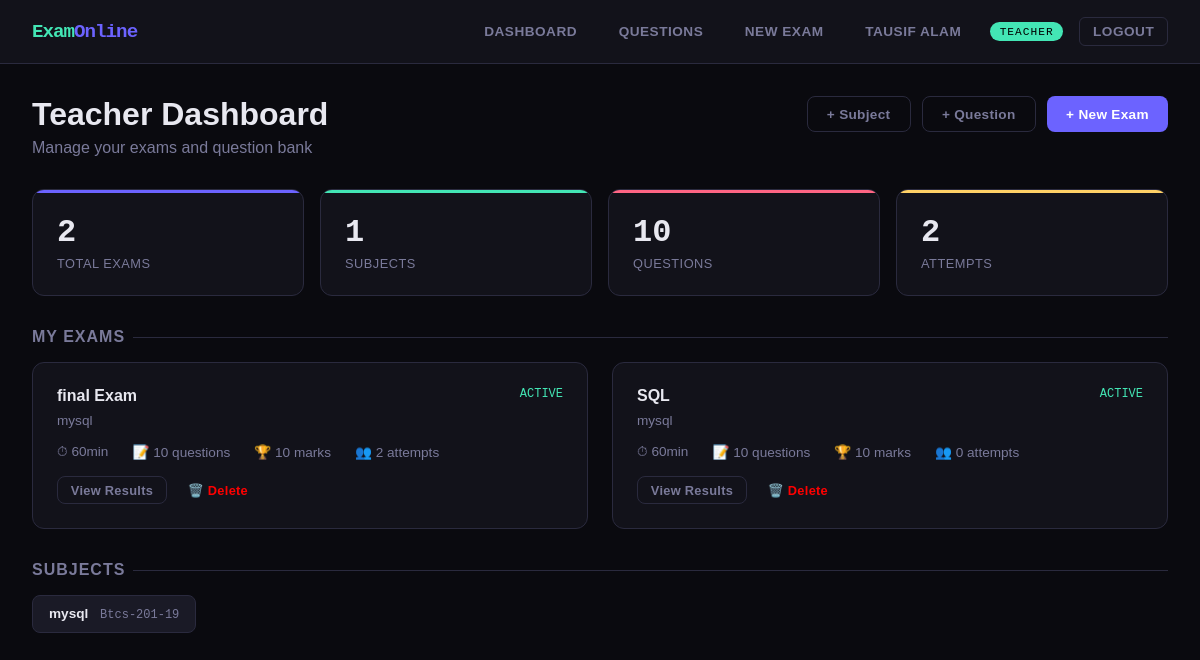
Screenshot of /teacher-dashboard/ (signed in) with the database file from the repository.
### accounts/models.py (models this page shows, shortened)
class User(AbstractUser):
    ROLE_CHOICES = [('admin', 'Admin'), ('teacher', 'Teacher'), ('student', 'Student')]
    role = models.CharField(max_length=10, choices=ROLE_CHOICES, default='student')
    phone = models.CharField(max_length=15, blank=True)
    profile_pic = models.CharField(max_length=200, blank=True)
    bio = models.TextField(blank=True)
    created_at = models.DateTimeField(auto_now_add=True)

### exams/models.py (models this page shows, shortened)
class Exam(models.Model):
    title = models.CharField(max_length=200)
    subject = models.ForeignKey(Subject, on_delete=models.CASCADE)
    description = models.TextField(blank=True)
    duration_minutes = models.PositiveIntegerField(default=60)
    total_marks = models.IntegerField(default=0)
    pass_marks = models.IntegerField(default=0)
    start_time = models.DateTimeField()
    end_time = models.DateTimeField()
    questions = models.ManyToManyField(Question, blank=True)
    created_by = models.ForeignKey(User, on_delete=models.CASCADE)
    is_active = models.BooleanField(default=True)
    shuffle_questions = models.BooleanField(default=False)
    created_at = models.DateTimeField(auto_now_add=True)

class Subject(models.Model):
    name = models.CharField(max_length=100)
    code = models.CharField(max_length=20, unique=True)
    created_by = models.ForeignKey(User, on_delete=models.CASCADE)
    created_at = models.DateTimeField(auto_now_add=True)

### exams/views.py (the view)
# urls.py: path('teacher-dashboard/', ev.teacher_dashboard, name='teacher_dashboard'),
@login_required
def teacher_dashboard(request):
    if request.user.role not in ('teacher', 'admin'):
        return redirect('dashboard')
    exams = Exam.objects.filter(created_by=request.user).annotate(attempt_count=Count('attempts'))
    subjects = Subject.objects.filter(created_by=request.user)
    ctx = {
        'exams': exams,
        'subjects': subjects,
        'total_questions': Question.objects.filter(created_by=request.user).count(),
        'total_attempts': ExamAttempt.objects.filter(exam__created_by=request.user, is_submitted=True).count(),
    }
    return render(request, 'exams/teacher_dashboard.html', ctx)

### templates/exams/teacher_dashboard.html (shortened to what this page needs)
{% extends 'base.html' %}
{% block content %}
<div class="container">
  <div class="page-header" style="display:flex;justify-content:space-between;align-items:flex-start">
    <div>
      <h1>Teacher Dashboard</h1>
      <p>Manage your exams and question bank</p>
    </div>
    <div style="display:flex;gap:.7rem;flex-wrap:wrap">
      <a href="{% url 'create_subject' %}" class="btn btn-ghost">+ Subject</a>
      <a href="{% url 'create_question' %}" class="btn btn-ghost">+ Question</a>
      <a href="{% url 'create_exam' %}" class="btn btn-primary">+ New Exam</a>
    </div>
  </div>
  <div class="stats-grid">
    <div class="stat-card">
      <div class="stat-num">{{ exams.count }}</div>
      <div class="stat-label">Total Exams</div>
    </div>
    <div class="stat-card green">
      <div class="stat-num">{{ subjects.count }}</div>
      <div class="stat-label">Subjects</div>
    </div>
    <div class="stat-card pink">
      <div class="stat-num">{{ total_questions }}</div>
      <div class="stat-label">Questions</div>
    </div>
    <div class="stat-card yellow">
      <div class="stat-num">{{ total_attempts }}</div>
      <div class="stat-label">Attempts</div>
    </div>
  </div>
  <div class="section-title">My Exams</div>
  {% if exams %}
  <div class="grid-2" style="margin-bottom:2rem">
    {% for exam in exams %}
    <div class="card">
      <div style="display:flex;justify-content:space-between;align-items:flex-start;margin-bottom:1rem">
        <div>
          <div class="card-title">{{ exam.title }}</div>
          <div style="color:var(--text-dim);font-size:.85rem">{{ exam.subject.name }}</div>
        </div>
        <span style="font-family:var(--mono);font-size:.75rem;color:{% if exam.is_active %}var(--accent3){% else %}var(--text-dim){% endif %}">
          {% if exam.is_active %}ACTIVE{% else %}INACTIVE{% endif %}
        </span>
      </div>
      <div style="display:flex;gap:1.5rem;margin-bottom:1rem;font-size:.85rem;color:var(--text-dim)">
        <span>⏱ {{ exam.duration_minutes }}min</span>
        <span>📝 {{ exam.questions.count }} questions</span>
        <span>🏆 {{ exam.total_marks }} marks</span>
        <span>👥 {{ exam.attempt_count }} attempts</span>
      </div>
      <div style="display:flex;gap:.5rem;flex-wrap:wrap">
        <a href="{% url 'exam_results' exam.id %}" class="btn btn-ghost btn-sm">View Results</a>
        <a href="{% url 'delete_exam' exam.id %}" onclick="return confirm('Delete this exam?')"class="btn btn-sm" style="color:red;">🗑️ Delete</a>
      </div>
    </div>
    {% endfor %}
  </div>
  {% else %}
  <div class="empty-state">
    <div class="icon">📋</div>
    <p>No exams yet. <a href="{% url 'create_exam' %}">Create your first exam</a></p>
  </div>
  {% endif %}
  <div class="section-title">Subjects</div>
  <div style="display:flex;flex-wrap:wrap;gap:.7rem">
    {% for s in subjects %}
    <div style="background:var(--surface2);border:1px solid var(--border);border-radius:8px;padding:.6rem 1rem;font-size:.85rem">
      <span style="font-weight:600">{{ s.name }}</span>
      <span style="color:var(--text-dim);font-family:var(--mono);font-size:.75rem;margin-left:.5rem">{{ s.code }}</span>
    </div>
    {% empty %}
    <p style="color:var(--text-dim)">No subjects yet. <a href="{% url 'create_subject' %}">Add one</a></p>
    {% endfor %}
  </div>
</div>
{% endblock %}

### templates/base.html (shortened to what this page needs)
<!DOCTYPE html>
<html lang="en">
<head>
</head>
<body>
{% if user.is_authenticated %}
<nav class="navbar">
  <div class="nav-brand">Exam<span>Online</span></div>
  <div class="nav-links">
    {% if user.role == 'admin' %}
      <a href="{% url 'admin_dashboard' %}">Dashboard</a>
      <a href="{% url 'manage_users' %}">Users</a>
      <a href="{% url 'all_results' %}">Results</a>
    {% elif user.role == 'teacher' %}
      <a href="{% url 'teacher_dashboard' %}">Dashboard</a>
      <a href="{% url 'question_bank' %}">Questions</a>
      <a href="{% url 'create_exam' %}">New Exam</a>
    {% else %}
      <a href="{% url 'student_dashboard' %}">Dashboard</a>
      <a href="{% url 'my_results' %}">My Results</a>
    {% endif %}
    <a href="{% url 'profile' %}">{{ user.get_full_name|default:user.username }}</a>
    <span class="badge-role {{ user.role }}">{{ user.role }}</span>
    <a href="{% url 'logout' %}" class="btn btn-ghost btn-sm">Logout</a>
  </div>
</nav>
{% endif %}
<main>
{% block content %}{% endblock %}
</main>
</body>
</html>

### templates/base.html (style rules this page uses)
:root { --bg: #0a0a0f; --surface: #12121a; --surface2: #1a1a26; --border: #2a2a3e; --accent: #6c63ff; --accent2: #ff6584; --accent3: #43e6b5; --text: #e8e8f0; --text-dim: #7a7a9a; --success: #43e6b5; --danger: #ff6584; --warning: #ffd166; --radius: 12px; --mono: 'Space Mono', monospace; --sans: 'Syne', sans-serif; }
* { box-sizing: border-box; margin: 0; padding: 0; }
body { background: var(--bg); color: var(--text); font-family: var(--sans); min-height: 100vh; }
a { color: var(--accent); text-decoration: none; }
.navbar { background: var(--surface); border-bottom: 1px solid var(--border); padding: 0 2rem; height: 64px; display: flex; align-items: center; justify-content: space-between; position: sticky; top: 0; z-index: 100; backdrop-filter: blur(10px); }
.nav-brand { font-family: var(--mono); font-weight: 700; font-size: 1.2rem; color: var(--accent3); letter-spacing: -1px; }
.nav-brand span { color: var(--accent); }
.nav-links { display: flex; gap: 1rem; align-items: center; }
.nav-links a { color: var(--text-dim); font-size: .85rem; font-weight: 600; padding: .4rem .8rem; border-radius: 6px; transition: all .2s; text-transform: uppercase; letter-spacing: .5px; }
.badge-role { background: var(--accent); color: #fff; font-size: .7rem; padding: .2rem .6rem; border-radius: 20px; font-family: var(--mono); text-transform: uppercase; letter-spacing: 1px; }
.badge-role.teacher { background: var(--accent3); color: #000; }
.container { max-width: 1200px; margin: 0 auto; padding: 2rem; }
.page-header { margin-bottom: 2rem; }
.page-header h1 { font-size: 2rem; font-weight: 800; color: var(--text); }
.page-header p { color: var(--text-dim); margin-top: .4rem; }
.card { background: var(--surface); border: 1px solid var(--border); border-radius: var(--radius); padding: 1.5rem; transition: border-color .2s; }
.card-title { font-weight: 700; font-size: 1rem; margin-bottom: .5rem; color: var(--text); }
.stats-grid { display: grid; grid-template-columns: repeat(auto-fit, minmax(180px, 1fr)); gap: 1rem; margin-bottom: 2rem; }
.stat-card { background: var(--surface); border: 1px solid var(--border); border-radius: var(--radius); padding: 1.5rem; position: relative; overflow: hidden; }
.stat-card::before { content: ''; position: absolute; top: 0; left: 0; right: 0; height: 3px; background: var(--accent); }
.stat-card.green::before { background: var(--accent3); }
.stat-card.pink::before { background: var(--accent2); }
.stat-card.yellow::before { background: var(--warning); }
.stat-num { font-family: var(--mono); font-size: 2rem; font-weight: 700; color: var(--text); }
.stat-label { color: var(--text-dim); font-size: .8rem; margin-top: .3rem; text-transform: uppercase; letter-spacing: .5px; }
.btn { display: inline-flex; align-items: center; gap: .4rem; padding: .6rem 1.2rem; border-radius: 8px; border: none; cursor: pointer; font-family: var(--sans); font-weight: 600; font-size: .85rem; transition: all .2s; text-decoration: none; letter-spacing: .3px; }
.btn-primary { background: var(--accent); color: #fff; }
.btn-ghost { background: transparent; color: var(--text-dim); border: 1px solid var(--border); }
.btn-sm { padding: .35rem .8rem; font-size: .8rem; }
.grid-2 { display: grid; grid-template-columns: 1fr 1fr; gap: 1.5rem; }
.section-title { font-size: 1rem; font-weight: 700; color: var(--text-dim); text-transform: uppercase; letter-spacing: 1px; margin-bottom: 1rem; display: flex; align-items: center; gap: .5rem; }
.section-title::after { content: ''; flex: 1; height: 1px; background: var(--border); }

### rows the page displays
User: get_full_name "TAUSIF ALAM", role "TEACHER"
Exam: title "final Exam", subject.name "mysql", is_active "ACTIVE", duration_minutes "60", questions.count "10", total_marks "10", attempt_count "2"
Exam: title "SQL", subject.name "mysql", is_active "ACTIVE", duration_minutes "60", questions.count "10", total_marks "10", attempt_count "0"
Subject: name "mysql", code "Btcs-201-19"

### other values shown
{{ exams.count }} "2"
{{ subjects.count }} "1"
{{ total_questions }} "10"
{{ total_attempts }} "2"
